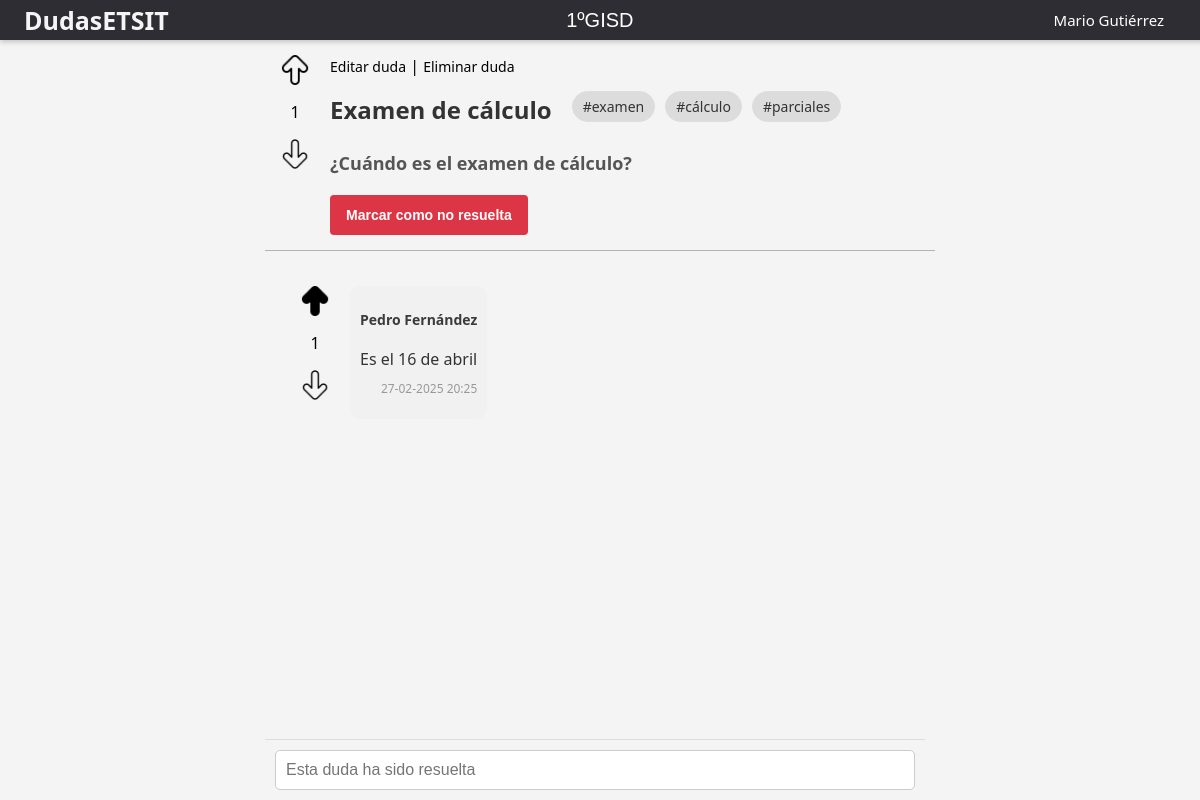
The app's page /1ºGISD/issue/1 (signed in) with its own data.
### app.py (models this page shows, shortened)
class User(UserMixin, db.Model):
    __tablename__ = 'user'
    id = db.Column(db.Integer, primary_key=True)
    username = db.Column(db.String(150), unique=True, nullable=False)
    password = db.Column(db.LargeBinary, nullable=False)
    email = db.Column(db.String(150), unique=True, nullable=False)
    messages = db.relationship('Message', backref=db.backref('user', lazy=True))
    group_id = db.Column(db.Integer, db.ForeignKey('group.id'), nullable=False)
    issues = db.relationship('Issue', backref=db.backref('user', lazy=True))

class Issue(db.Model):
    __tablename__ = 'issue'
    id = db.Column(db.Integer, primary_key=True)
    title = db.Column(db.String(150), nullable=False)
    description = db.Column(db.String(500))
    created_at = db.Column(db.DateTime, default=datetime.now())
    modified_at = db.Column(db.DateTime, default=datetime.now())
    resolved = db.Column(db.Boolean, default=False)
    user_id = db.Column(db.Integer, db.ForeignKey('user.id'), nullable=False)
    group_id = db.Column(db.Integer, db.ForeignKey('group.id'), nullable=False)
    votes = db.Column(db.Integer, default=0)
    voters = db.relationship('User', secondary='issue_votes', backref=db.backref('voted_issues', lazy=True))

class Tag(db.Model):
    __tablename__ = 'tag'
    id = db.Column(db.Integer, primary_key=True)
    name = db.Column(db.String(100), unique=True, nullable=False)
    issues = db.relationship('Issue', secondary='issue_tags', backref=db.backref('tags', lazy=True))

class Message(db.Model):
    __tablename__ = 'message'
    id = db.Column(db.Integer, primary_key=True)
    content = db.Column(db.String(500), nullable=False)
    votes = db.Column(db.Integer, default=0)
    created_at = db.Column(db.DateTime, default=datetime.now())
    user_id = db.Column(db.Integer, db.ForeignKey('user.id'), nullable=False)
    issue_id = db.Column(db.Integer, db.ForeignKey('issue.id', ondelete='CASCADE'), nullable=False)
    voters = db.relationship('User', secondary='message_votes', backref=db.backref('voted_messages', lazy=True))
    issue = db.relationship('Issue', backref=db.backref('message', lazy=True, cascade="all, delete-orphan"))

### app.py (the view, shortened to what this page needs)
@app.route('/<group>/issue/<id>', methods=['GET', 'POST'])
@login_required
def issue(group, id):
    issue = Issue.query.filter_by(id=id).first()
    user_issue_vote = IssueVotes.query.filter_by(user_id=current_user.id, issue_id=issue.id).first()
    groups = Group.query.with_entities(Group.name).all()
    if user_issue_vote:
        user_issue_vote = user_issue_vote.vote_type
    messages = Message.query.filter_by(issue_id=id).order_by(Message.created_at.asc()).options(joinedload(Message.user)).all()
    message_votes = {}
    for message in messages:
        upvotes = len([vote for vote in message.message_votes if vote.vote_type == 1])
        downvotes = len([vote for vote in message.message_votes if vote.vote_type == -1])
        total_votes = upvotes - downvotes
        message_votes[message.id] = total_votes
    sorted_messages = sorted(messages, key=lambda m: message_votes[m.id], reverse=True)
    user_votes = {}
    for message in sorted_messages:
        user_vote = MessageVotes.query.filter_by(user_id=current_user.id, message_id=message.id).first()
        if user_vote:
            user_votes[message.id] = user_vote.vote_type
        else:
            user_votes[message.id] = 0
    return render_template('issue.html', groups=groups, group=group, issue=issue, messages=sorted_messages, message_votes=message_votes, user_votes=user_votes, user_issue_vote=user_issue_vote)

### app.py (called while the page is built)
@login_manager.user_loader
def load_user(user_id):
    return User.query.get(int(user_id))

### templates/issue.html (shortened to what this page needs)
<!DOCTYPE html>
<html>
<head>
</head>
<body>
    <div class="top-bar">
        <h3 onclick="window.location.href='{{ url_for('home_get', group=group) }}'" class="title">DudasETSIT</h3>
        <select onchange="window.location.href='/' + this.value + '/home'">
            <optgroup label="GISD">
            {% for group_option in groups %}
                {% if 'GISD' in group_option[0] %}
                    <option value="{{ group_option[0] }}" {% if group_option[0] == group %}selected{% endif %}>
                        {{ group_option[0] }}
                    </option>
                {% endif %}
            {% endfor %}
            </optgroup>
        </select>
        <div class="user-info">
            <span id="username">{{ current_user.username }}</span>
        </div>
    </div>
    <div class="content-container">
        <div class="issue_and_answers">
            <div class="rating-and-issue">
                <div id="rating">
                    <img
                        {% if user_issue_vote == 1 %}
                            src="{{ url_for('static', filename='arrow-up-voted.png') }}"
                        {% else  %}
                            src="{{ url_for('static', filename='arrow-up.png') }}"
                        {% endif %}
                        onclick="location.href='{{ url_for('voteup_issue', group=group, issueid=issue.id) }}'"
                    >
                    <p id="votes-{{ issue.id }}">{{ issue.votes }}</p>
                    <img
                        {% if user_issue_vote == -1 %}
                            src="{{ url_for('static', filename='arrow-down-voted.png') }}"
                        {% else %}
                            src="{{ url_for('static', filename='arrow-down.png') }}"
                        {% endif %}
                        onclick="location.href='{{ url_for('votedown_issue', group=group, issueid=issue.id) }}'"
                    >
                </div>
                <div class="issue-container">
                    {% if current_user.id == issue.user_id %}
                        <span class="link" onclick="editIssue()">Editar duda</span> |
                        <span class="link" onclick="deleteIssue()">Eliminar duda</span>
                    {% endif %}
                    <div class="issue-header">
                        <h1>{{ issue.title }}</h1>
                        <div class="tags-container">
                            {% for tag in issue.tags %}
                                <span class="tag">#{{ tag.name }}</span>
                            {% endfor %}
                        </div>
                    </div>
                    <h2 id="description">{{ issue.description|safe }}</h2>
                    {% if issue.user_id == current_user.id %}
                        {% if issue.resolved == False %}
                            <button onclick="checkIssue()">Marcar como resuelta</button>
                        {% elif issue.resolved == True %}
                            <button onclick="uncheckIssue()">Marcar como no resuelta</button>
                        {% endif %}
                    {% endif %}
                </div>
            </div>
            <div id="answers-container">
                <div id="messages">
                    {% for message in messages %}
                        <div class="message-container">
                            <div id="rating">
                                <img
                                    {% if user_votes[message.id] == 1 %}
                                        src="{{ url_for('static', filename='arrow-up-voted.png') }}"
                                    {% else %}
                                        src="{{ url_for('static', filename='arrow-up.png') }}"
                                    {% endif %}
                                >
                                <p id="votes-{{ message.id }}">{{ message.votes }}</p>
                                <img
                                    {% if user_votes[message.id] == -1 %}
                                        src="{{ url_for('static', filename='arrow-down-voted.png') }}"
                                    {% else %}
                                        src="{{ url_for('static', filename='arrow-down.png') }}"
                                    {% endif %}
                                >
                            </div>
                            <div id="message" class="{{ 'sent' if message.user.username == current_user.username else 'received' }}">
                                <div class="message-header">
                                    <p class="username">{{ message.user.username }}</p>
                                </div>
                                <p class="content">{{ message.content|safe }}</p>
                                <p class="date">{{ message.created_at.strftime('%d-%m-%Y %H:%M') }}</p>
                            </div>
                        </div>
                    {% endfor %}
                </div>
            </div>
        </div>
        <div class="input-container">
            {% if issue.resolved == False %}
                <textarea id="new-message" placeholder="Escribe una respuesta..." oninput="adjustHeight(this)"></textarea>
                <button onclick="sendMessage()">Enviar</button>
            {% elif issue.resolved == True %}
                <input type="text" id="new-message" placeholder="Esta duda ha sido resuelta" readonly>
            {% endif %}
        </div>
    </div>
</body>
</html>

### templates/issue.html (style rules this page uses)
body { font-family: 'Segoe UI', Tahoma, Geneva, Verdana, sans-serif; background-color: #f4f4f4; margin: 0; padding: 0; display: flex; flex-direction: column; height: 100vh; overflow-x: hidden; }
.top-bar { display: flex; justify-content: space-between; align-items: center; background-color: #2d2d33; color: #f5f5f5; position: fixed; top: 0; width: 100%; height: 40px; z-index: 8; left: 0; padding: 0 2%; box-shadow: 0 2px 5px rgba(0, 0, 0, 0.2); }
.title { font-size: 25px; font-weight: bold; cursor: pointer; }
.user-info { font-size: 15px; margin-right: 5%; position: relative; }
.user-info span { color: white; }
select { padding: 10px; font-size: 20px; background-color: transparent; color: white; border: none; outline: none; appearance: none; cursor: pointer; transition: background-color 0.3s ease, border 0.3s ease; }
optgroup { font-weight: bold; font-size: 16px; color: #333; }
option { font-size: 16px; padding: 10px; background-color: #fff; color: #333; border: none; cursor: pointer; transition: background-color 0.3s ease; }
select option:checked { background-color: #d48434; color: #fff; }
.issue_and_answers { overflow-y: auto; }
.rating-and-issue { display: flex; gap: 20px; margin-top: 40px; color: black; padding: 15px; background-color: #f4f4f4; border-bottom: 1.2px solid #b5b3b3; }
.link { font-size: 14px; }
.issue-header { display: flex; justify-content: space-between; align-items: center; gap: 20px; }
.tags-container { display: flex; gap: 10px; flex-wrap: wrap; }
.tag { background-color: #dddcdc; padding: 5px 10px; border-radius: 20px; font-size: 14px; color: #333; border: 1px solid #ddd; cursor: pointer; }
.issue-container h1 { font-size: 24px; color: #333; margin-bottom: 10px; word-wrap: break-word; }
.issue-container h2 { font-size: 18px; color: #555; margin-bottom: 20px; word-wrap: break-word; max-width: 600px; }
.issue-container button { margin-left: 0; padding: 8px 16px; border: none; border-radius: 4px; cursor: pointer; font-size: 14px; font-weight: bold; transition: background-color 0.3s ease, color 0.3s ease; height: 40px; }
.issue-container button[onclick="uncheckIssue()"] { background-color: #dc3545; color: white; }
#answers-container { flex: 1; padding: 15px; background-color: #f4f4f4; margin-bottom: 80px; }
#messages { width: 100%; max-width: 600px; margin: 0 auto; padding: 20px; display: flex; flex-direction: column; gap: 20px; }
.message-container { display: flex; gap: 20px; }
#rating { display: flex; flex-direction: column; height: 80px; align-items: center; }
#rating img { max-height: 30px; width: auto; }
#message { display: flex; flex-direction: column; margin-bottom: 15px; padding: 10px; border-radius: 10px; position: relative; }
.received { background-color: #f1f1f1; width: fit-content; }
.message-header { display: flex; justify-content: space-between; gap: 20px; align-items: center; }
.username { font-weight: bold; font-size: 14px; color: #3b3b3b; }
.content { font-size: 16px; color: #333; margin: 5px 0; word-wrap: break-word; word-break: break-word; }
.date { font-size: 12px; color: #999; margin-top: 5px; text-align: right; }
.input-container { position: fixed; display: flex; padding: 10px; border-top: 1px solid #ddd; bottom: 0; z-index: 10000; width: 640px; background-color: #f4f4f4; align-items: flex-end; }
input[type="text"] { flex: 1; padding: 10px; border: 1px solid #ccc; border-radius: 5px; outline: none; font-size: 16px; }
button { background-color: #2980b9; color: white; border: none; padding: 10px 15px; margin-left: 10px; border-radius: 5px; cursor: pointer; font-size: 16px; transition: background 0.3s; height: 50px; }

### records on screen
User: username "Mario Gutiérrez"
Issue: votes "1", title "Examen de cálculo", description "¿Cuándo es el examen de cálculo?"
Tag: name "examen"
Tag: name "cálculo"
Tag: name "parciales"
Message: votes "1", user.username "Pedro Fernández", content "Es el 16 de abril", created_at "27-02-2025 20:25"

### other values on screen
form field value "1ºGISD"
